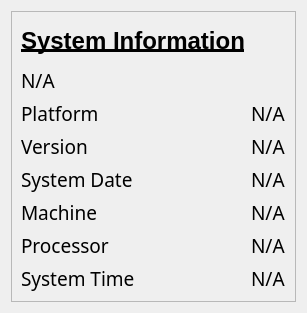
            <widget class="QWidget" name="system_info">
             <layout class="QGridLayout" name="gridLayout_7">
              <item row="0" column="0">
               <widget class="QFrame" name="frame_3">
                <property name="frameShape">
                 <enum>QFrame::StyledPanel</enum>
                </property>
                <property name="frameShadow">
                 <enum>QFrame::Raised</enum>
                </property>
                <layout class="QGridLayout" name="gridLayout_5">
                 <item row="2" column="1">
                  <widget class="QLabel" name="system_platform">
                   <property name="font">
                    <font>
                     <family>Arial Rounded MT Bold</family>
                     <pointsize>14</pointsize>
                    </font>
                   </property>
                   <property name="text">
                    <string>N/A</string>
                   </property>
                  </widget>
                 </item>
                 <item row="1" column="0">
                  <widget class="QLabel" name="system_system">
                   <property name="font">
                    <font>
                     <family>Arial Rounded MT Bold</family>
                     <pointsize>14</pointsize>
                    </font>
                   </property>
                   <property name="text">
                    <string>N/A</string>
                   </property>
                  </widget>
                 </item>
                 <item row="8" column="0">
                  <widget class="QLabel" name="label_45">
                   <property name="font">
                    <font>
                     <family>Arial Rounded MT Bold</family>
                     <pointsize>14</pointsize>
                    </font>
                   </property>
                   <property name="text">
                    <string>System Time</string>
                   </property>
                  </widget>
                 </item>
                 <item row="2" column="0">
                  <widget class="QLabel" name="label_39">
                   <property name="font">
                    <font>
                     <family>Arial Rounded MT Bold</family>
                     <pointsize>14</pointsize>
                    </font>
                   </property>
                   <property name="text">
                    <string>Platform</string>
                   </property>
                  </widget>
                 </item>
                 <item row="7" column="1">
                  <widget class="QLabel" name="system_processor">
                   <property name="font">
                    <font>
                     <family>Arial Rounded MT Bold</family>
                     <pointsize>14</pointsize>
                    </font>
                   </property>
                   <property name="text">
                    <string>N/A</string>
                   </property>
                  </widget>
                 </item>
                 <item row="3" column="0">
                  <widget class="QLabel" name="label_40">
                   <property name="font">
                    <font>
                     <family>Arial Rounded MT Bold</family>
                     <pointsize>14</pointsize>
                    </font>
                   </property>
                   <property name="text">
                    <string>Version</string>
                   </property>
                  </widget>
                 </item>
                 <item row="3" column="1">
                  <widget class="QLabel" name="system_version">
                   <property name="font">
                    <font>
                     <family>Arial Rounded MT Bold</family>
                     <pointsize>14</pointsize>
                    </font>
                   </property>
                   <property name="text">
                    <string>N/A</string>
                   </property>
                  </widget>
                 </item>
                 <item row="4" column="0">
                  <widget class="QLabel" name="label_41">
                   <property name="font">
                    <font>
                     <family>Arial Rounded MT Bold</family>
                     <pointsize>14</pointsize>
                    </font>
                   </property>
                   <property name="text">
                    <string>System Date</string>
                   </property>
                  </widget>
                 </item>
                 <item row="7" column="0">
                  <widget class="QLabel" name="label_46">
                   <property name="font">
                    <font>
                     <family>Arial Rounded MT Bold</family>
                     <pointsize>14</pointsize>
                    </font>
                   </property>
                   <property name="text">
                    <string>Processor</string>
                   </property>
                  </widget>
                 </item>
                 <item row="4" column="1">
                  <widget class="QLabel" name="system_date">
                   <property name="font">
                    <font>
                     <family>Arial Rounded MT Bold</family>
                     <pointsize>14</pointsize>
                    </font>
                   </property>
                   <property name="text">
                    <string>N/A</string>
                   </property>
                  </widget>
                 </item>
                 <item row="8" column="1">
                  <widget class="QLabel" name="system_time">
                   <property name="font">
                    <font>
                     <family>Arial Rounded MT Bold</family>
                     <pointsize>14</pointsize>
                    </font>
                   </property>
                   <property name="text">
                    <string>N/A</string>
                   </property>
                  </widget>
                 </item>
                 <item row="0" column="0">
                  <widget class="QLabel" name="label_37">
                   <property name="minimumSize">
                    <size>
                     <width>0</width>
                     <height>40</height>
                    </size>
                   </property>
                   <property name="font">
                    <font>
                     <pointsize>18</pointsize>
                     <weight>75</weight>
                     <bold>true</bold>
                     <underline>true</underline>
                    </font>
                   </property>
                   <property name="text">
                    <string>System Information</string>
                   </property>
                  </widget>
                 </item>
                 <item row="5" column="0">
                  <widget class="QLabel" name="label_12">
                   <property name="font">
                    <font>
                     <family>Arial Rounded MT Bold</family>
                     <pointsize>14</pointsize>
                    </font>
                   </property>
                   <property name="text">
                    <string>Machine</string>
                   </property>
                  </widget>
                 </item>
                 <item row="5" column="1">
                  <widget class="QLabel" name="system_machine">
                   <property name="font">
                    <font>
                     <family>Arial Rounded MT Bold</family>
                     <pointsize>14</pointsize>
                    </font>
                   </property>
                   <property name="text">
                    <string>N/A</string>
                   </property>
                  </widget>
                 </item>
                </layout>
               </widget>
              </item>
             </layout>
            </widget>
